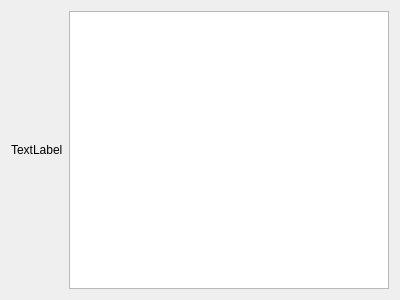
<?xml version="1.0" encoding="UTF-8"?>
<ui version="4.0">
 <class>SecDialog</class>
 <widget class="QDialog" name="SecDialog">
  <property name="geometry">
   <rect>
    <x>0</x>
    <y>0</y>
    <width>400</width>
    <height>300</height>
   </rect>
  </property>
  <property name="windowTitle">
   <string>Dialog</string>
  </property>
  <layout class="QGridLayout" name="gridLayout_2">
   <item row="0" column="0">
    <layout class="QGridLayout" name="gridLayout">
     <item row="0" column="1">
      <widget class="QTextBrowser" name="textBrowser"/>
     </item>
     <item row="0" column="0">
      <widget class="QLabel" name="label">
       <property name="sizePolicy">
        <sizepolicy hsizetype="Fixed" vsizetype="Fixed">
         <horstretch>0</horstretch>
         <verstretch>0</verstretch>
        </sizepolicy>
       </property>
       <property name="text">
        <string>TextLabel</string>
       </property>
      </widget>
     </item>
    </layout>
   </item>
  </layout>
 </widget>
 <resources/>
 <connections/>
</ui>
